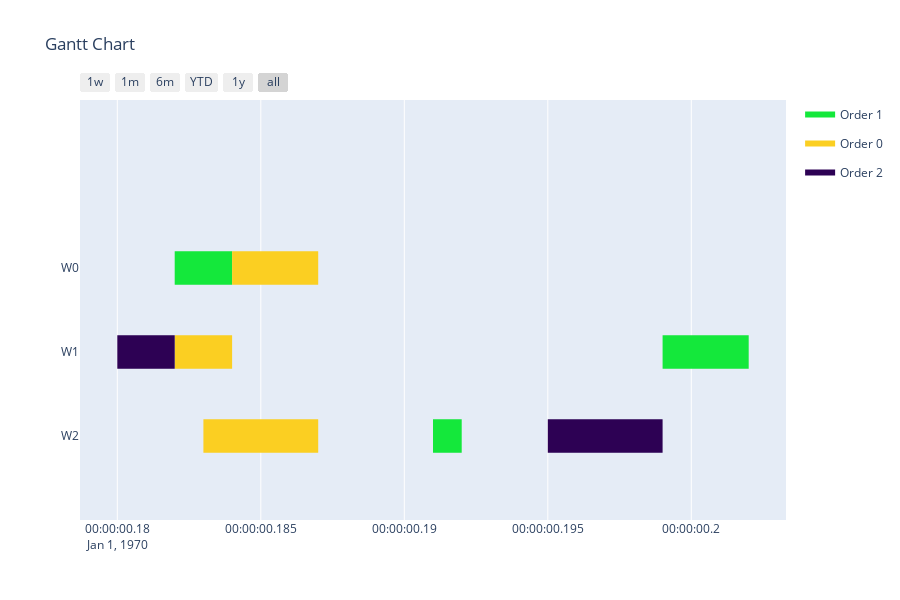

Source (notebook cell):
### Code cell
data = []
for i in range(len(jobs_to_schedule)):
    data.append([assignments[i], jobs_to_schedule[i], solution[i], durations[i]])
visualize(data)

### Figure 1 — Plotly figure (JSON) as saved in the notebook; plotly's stock layout.template omitted (floating-point values rounded to 4 significant figures)
{"data": [{"fill": "toself", "fillcolor": "rgb(20, 232, 59)", "hoverinfo": "name", "legendgroup": "rgb(20, 232, 59)", "mode": "none", "name": "Order 1", "type": "scatter", "x": [182, 184, 184, 182, 182, 191, 192, 192, 191, 191, 199, 202, 202, 199], "y": [1.8, 1.8, 2.2, 2.2, null, -0.2, -0.2, 0.2, 0.2, null, 0.8, 0.8, 1.2, 1.2]}, {"fill": "toself", "fillcolor": "rgb(251, 207, 34)", "hoverinfo": "name", "legendgroup": "rgb(251, 207, 34)", "mode": "none", "name": "Order 0", "type": "scatter", "x": [184, 187, 187, 184, 184, 182, 184, 184, 182, 182, 183, 187, 187, 183], "y": [1.8, 1.8, 2.2, 2.2, null, 0.8, 0.8, 1.2, 1.2, null, -0.2, -0.2, 0.2, 0.2]}, {"fill": "toself", "fillcolor": "rgb(45, 1, 84)", "hoverinfo": "name", "legendgroup": "rgb(45, 1, 84)", "mode": "none", "name": "Order 2", "type": "scatter", "x": [180, 182, 182, 180, 180, 195, 199, 199, 195], "y": [0.8, 0.8, 1.2, 1.2, null, -0.2, -0.2, 0.2, 0.2]}, {"legendgroup": "rgb(20, 232, 59)", "marker": {"color": "rgb(20, 232, 59)", "opacity": 0, "size": 1}, "mode": "markers", "name": "", "showlegend": false, "text": [null, null, null, null, null, null], "type": "scatter", "x": [182, 184, 191, 192, 199, 202], "y": [2, 2, 0, 0, 1, 1]}, {"legendgroup": "rgb(251, 207, 34)", "marker": {"color": "rgb(251, 207, 34)", "opacity": 0, "size": 1}, "mode": "markers", "name": "", "showlegend": false, "text": [null, null, null, null, null, null], "type": "scatter", "x": [184, 187, 182, 184, 183, 187], "y": [2, 2, 1, 1, 0, 0]}, {"legendgroup": "rgb(45, 1, 84)", "marker": {"color": "rgb(45, 1, 84)", "opacity": 0, "size": 1}, "mode": "markers", "name": "", "showlegend": false, "text": [null, null, null, null], "type": "scatter", "x": [180, 182, 195, 199], "y": [1, 1, 0, 0]}], "layout": {"height": 600, "hovermode": "closest", "showlegend": true, "title": {"text": "Gantt Chart"}, "xaxis": {"rangeselector": {"buttons": [{"count": 7, "label": "1w", "step": "day", "stepmode": "backward"}, {"count": 1, "label": "1m", "step": "month", "stepmode": "backward"}, {"count": 6, "label": "6m", "step": "month", "stepmode": "backward"}, {"count": 1, "label": "YTD", "step": "year", "stepmode": "todate"}, {"count": 1, "label": "1y", "step": "year", "stepmode": "backward"}, {"step": "all"}]}, "showgrid": true, "type": "date", "zeroline": false}, "yaxis": {"autorange": false, "range": [-1, 4], "showgrid": false, "ticktext": ["W2", "W1", "W0"], "tickvals": [0, 1, 2], "zeroline": false}}}
